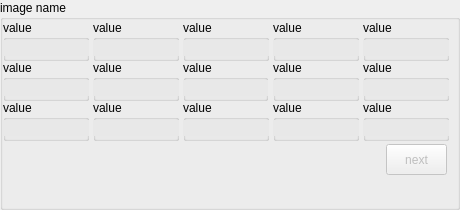
<?xml version="1.0" encoding="UTF-8"?>
<ui version="4.0">
 <class>QtImageRegionStats</class>
 <widget class="QGroupBox" name="QtImageRegionStats">
  <property name="geometry">
   <rect>
    <x>0</x>
    <y>0</y>
    <width>460</width>
    <height>210</height>
   </rect>
  </property>
  <property name="minimumSize">
   <size>
    <width>460</width>
    <height>0</height>
   </size>
  </property>
  <property name="windowTitle">
   <string>GroupBox</string>
  </property>
  <property name="title">
   <string>image name</string>
  </property>
  <widget class="QGroupBox" name="box11">
   <property name="geometry">
    <rect>
     <x>3</x>
     <y>20</y>
     <width>86</width>
     <height>41</height>
    </rect>
   </property>
   <property name="sizePolicy">
    <sizepolicy hsizetype="Preferred" vsizetype="Minimum">
     <horstretch>0</horstretch>
     <verstretch>0</verstretch>
    </sizepolicy>
   </property>
   <property name="title">
    <string>value</string>
   </property>
   <property name="flat">
    <bool>true</bool>
   </property>
   <widget class="QLineEdit" name="text11">
    <property name="geometry">
     <rect>
      <x>0</x>
      <y>20</y>
      <width>86</width>
      <height>16</height>
     </rect>
    </property>
    <property name="palette">
     <palette>
      <active>
       <colorrole role="Base">
        <brush brushstyle="SolidPattern">
         <color alpha="255">
          <red>232</red>
          <green>232</green>
          <blue>232</blue>
         </color>
        </brush>
       </colorrole>
      </active>
      <inactive>
       <colorrole role="Base">
        <brush brushstyle="SolidPattern">
         <color alpha="255">
          <red>232</red>
          <green>232</green>
          <blue>232</blue>
         </color>
        </brush>
       </colorrole>
      </inactive>
      <disabled>
       <colorrole role="Base">
        <brush brushstyle="SolidPattern">
         <color alpha="255">
          <red>212</red>
          <green>208</green>
          <blue>200</blue>
         </color>
        </brush>
       </colorrole>
      </disabled>
     </palette>
    </property>
    <property name="font">
     <font>
      <pointsize>10</pointsize>
     </font>
    </property>
    <property name="acceptDrops">
     <bool>false</bool>
    </property>
    <property name="maxLength">
     <number>50</number>
    </property>
    <property name="frame">
     <bool>false</bool>
    </property>
    <property name="readOnly">
     <bool>true</bool>
    </property>
   </widget>
  </widget>
  <widget class="QGroupBox" name="box12">
   <property name="geometry">
    <rect>
     <x>93</x>
     <y>20</y>
     <width>86</width>
     <height>41</height>
    </rect>
   </property>
   <property name="sizePolicy">
    <sizepolicy hsizetype="Preferred" vsizetype="Minimum">
     <horstretch>0</horstretch>
     <verstretch>0</verstretch>
    </sizepolicy>
   </property>
   <property name="title">
    <string>value</string>
   </property>
   <property name="flat">
    <bool>true</bool>
   </property>
   <widget class="QLineEdit" name="text12">
    <property name="geometry">
     <rect>
      <x>0</x>
      <y>20</y>
      <width>86</width>
      <height>16</height>
     </rect>
    </property>
    <property name="palette">
     <palette>
      <active>
       <colorrole role="Base">
        <brush brushstyle="SolidPattern">
         <color alpha="255">
          <red>232</red>
          <green>232</green>
          <blue>232</blue>
         </color>
        </brush>
       </colorrole>
      </active>
      <inactive>
       <colorrole role="Base">
        <brush brushstyle="SolidPattern">
         <color alpha="255">
          <red>232</red>
          <green>232</green>
          <blue>232</blue>
         </color>
        </brush>
       </colorrole>
      </inactive>
      <disabled>
       <colorrole role="Base">
        <brush brushstyle="SolidPattern">
         <color alpha="255">
          <red>212</red>
          <green>208</green>
          <blue>200</blue>
         </color>
        </brush>
       </colorrole>
      </disabled>
     </palette>
    </property>
    <property name="font">
     <font>
      <pointsize>10</pointsize>
     </font>
    </property>
    <property name="acceptDrops">
     <bool>false</bool>
    </property>
    <property name="maxLength">
     <number>50</number>
    </property>
    <property name="frame">
     <bool>false</bool>
    </property>
    <property name="readOnly">
     <bool>true</bool>
    </property>
   </widget>
  </widget>
  <widget class="QGroupBox" name="box13">
   <property name="geometry">
    <rect>
     <x>183</x>
     <y>20</y>
     <width>86</width>
     <height>41</height>
    </rect>
   </property>
   <property name="sizePolicy">
    <sizepolicy hsizetype="Preferred" vsizetype="Minimum">
     <horstretch>0</horstretch>
     <verstretch>0</verstretch>
    </sizepolicy>
   </property>
   <property name="title">
    <string>value</string>
   </property>
   <property name="flat">
    <bool>true</bool>
   </property>
   <widget class="QLineEdit" name="text13">
    <property name="geometry">
     <rect>
      <x>0</x>
      <y>20</y>
      <width>86</width>
      <height>16</height>
     </rect>
    </property>
    <property name="palette">
     <palette>
      <active>
       <colorrole role="Base">
        <brush brushstyle="SolidPattern">
         <color alpha="255">
          <red>232</red>
          <green>232</green>
          <blue>232</blue>
         </color>
        </brush>
       </colorrole>
      </active>
      <inactive>
       <colorrole role="Base">
        <brush brushstyle="SolidPattern">
         <color alpha="255">
          <red>232</red>
          <green>232</green>
          <blue>232</blue>
         </color>
        </brush>
       </colorrole>
      </inactive>
      <disabled>
       <colorrole role="Base">
        <brush brushstyle="SolidPattern">
         <color alpha="255">
          <red>212</red>
          <green>208</green>
          <blue>200</blue>
         </color>
        </brush>
       </colorrole>
      </disabled>
     </palette>
    </property>
    <property name="font">
     <font>
      <pointsize>10</pointsize>
     </font>
    </property>
    <property name="acceptDrops">
     <bool>false</bool>
    </property>
    <property name="maxLength">
     <number>50</number>
    </property>
    <property name="frame">
     <bool>false</bool>
    </property>
    <property name="readOnly">
     <bool>true</bool>
    </property>
   </widget>
  </widget>
  <widget class="QGroupBox" name="box14">
   <property name="geometry">
    <rect>
     <x>273</x>
     <y>20</y>
     <width>86</width>
     <height>41</height>
    </rect>
   </property>
   <property name="sizePolicy">
    <sizepolicy hsizetype="Preferred" vsizetype="Minimum">
     <horstretch>0</horstretch>
     <verstretch>0</verstretch>
    </sizepolicy>
   </property>
   <property name="title">
    <string>value</string>
   </property>
   <property name="flat">
    <bool>true</bool>
   </property>
   <widget class="QLineEdit" name="text14">
    <property name="geometry">
     <rect>
      <x>0</x>
      <y>20</y>
      <width>86</width>
      <height>16</height>
     </rect>
    </property>
    <property name="palette">
     <palette>
      <active>
       <colorrole role="Base">
        <brush brushstyle="SolidPattern">
         <color alpha="255">
          <red>232</red>
          <green>232</green>
          <blue>232</blue>
         </color>
        </brush>
       </colorrole>
      </active>
      <inactive>
       <colorrole role="Base">
        <brush brushstyle="SolidPattern">
         <color alpha="255">
          <red>232</red>
          <green>232</green>
          <blue>232</blue>
         </color>
        </brush>
       </colorrole>
      </inactive>
      <disabled>
       <colorrole role="Base">
        <brush brushstyle="SolidPattern">
         <color alpha="255">
          <red>212</red>
          <green>208</green>
          <blue>200</blue>
         </color>
        </brush>
       </colorrole>
      </disabled>
     </palette>
    </property>
    <property name="font">
     <font>
      <pointsize>10</pointsize>
     </font>
    </property>
    <property name="acceptDrops">
     <bool>false</bool>
    </property>
    <property name="maxLength">
     <number>50</number>
    </property>
    <property name="frame">
     <bool>false</bool>
    </property>
    <property name="readOnly">
     <bool>true</bool>
    </property>
   </widget>
  </widget>
  <widget class="QGroupBox" name="box15">
   <property name="geometry">
    <rect>
     <x>363</x>
     <y>20</y>
     <width>86</width>
     <height>41</height>
    </rect>
   </property>
   <property name="sizePolicy">
    <sizepolicy hsizetype="Preferred" vsizetype="Minimum">
     <horstretch>0</horstretch>
     <verstretch>0</verstretch>
    </sizepolicy>
   </property>
   <property name="title">
    <string>value</string>
   </property>
   <property name="flat">
    <bool>true</bool>
   </property>
   <widget class="QLineEdit" name="text15">
    <property name="geometry">
     <rect>
      <x>0</x>
      <y>20</y>
      <width>86</width>
      <height>16</height>
     </rect>
    </property>
    <property name="palette">
     <palette>
      <active>
       <colorrole role="Base">
        <brush brushstyle="SolidPattern">
         <color alpha="255">
          <red>232</red>
          <green>232</green>
          <blue>232</blue>
         </color>
        </brush>
       </colorrole>
      </active>
      <inactive>
       <colorrole role="Base">
        <brush brushstyle="SolidPattern">
         <color alpha="255">
          <red>232</red>
          <green>232</green>
          <blue>232</blue>
         </color>
        </brush>
       </colorrole>
      </inactive>
      <disabled>
       <colorrole role="Base">
        <brush brushstyle="SolidPattern">
         <color alpha="255">
          <red>212</red>
          <green>208</green>
          <blue>200</blue>
         </color>
        </brush>
       </colorrole>
      </disabled>
     </palette>
    </property>
    <property name="font">
     <font>
      <pointsize>10</pointsize>
     </font>
    </property>
    <property name="acceptDrops">
     <bool>false</bool>
    </property>
    <property name="maxLength">
     <number>50</number>
    </property>
    <property name="frame">
     <bool>false</bool>
    </property>
    <property name="readOnly">
     <bool>true</bool>
    </property>
   </widget>
  </widget>
  <widget class="QGroupBox" name="box21">
   <property name="geometry">
    <rect>
     <x>3</x>
     <y>60</y>
     <width>86</width>
     <height>41</height>
    </rect>
   </property>
   <property name="sizePolicy">
    <sizepolicy hsizetype="Preferred" vsizetype="Minimum">
     <horstretch>0</horstretch>
     <verstretch>0</verstretch>
    </sizepolicy>
   </property>
   <property name="title">
    <string>value</string>
   </property>
   <property name="flat">
    <bool>true</bool>
   </property>
   <widget class="QLineEdit" name="text21">
    <property name="geometry">
     <rect>
      <x>0</x>
      <y>20</y>
      <width>86</width>
      <height>16</height>
     </rect>
    </property>
    <property name="palette">
     <palette>
      <active>
       <colorrole role="Base">
        <brush brushstyle="SolidPattern">
         <color alpha="255">
          <red>232</red>
          <green>232</green>
          <blue>232</blue>
         </color>
        </brush>
       </colorrole>
      </active>
      <inactive>
       <colorrole role="Base">
        <brush brushstyle="SolidPattern">
         <color alpha="255">
          <red>232</red>
          <green>232</green>
          <blue>232</blue>
         </color>
        </brush>
       </colorrole>
      </inactive>
      <disabled>
       <colorrole role="Base">
        <brush brushstyle="SolidPattern">
         <color alpha="255">
          <red>212</red>
          <green>208</green>
          <blue>200</blue>
         </color>
        </brush>
       </colorrole>
      </disabled>
     </palette>
    </property>
    <property name="font">
     <font>
      <pointsize>10</pointsize>
     </font>
    </property>
    <property name="acceptDrops">
     <bool>false</bool>
    </property>
    <property name="maxLength">
     <number>50</number>
    </property>
    <property name="frame">
     <bool>false</bool>
    </property>
    <property name="readOnly">
     <bool>true</bool>
    </property>
   </widget>
  </widget>
  <widget class="QGroupBox" name="box22">
   <property name="geometry">
    <rect>
     <x>93</x>
     <y>60</y>
     <width>86</width>
     <height>41</height>
    </rect>
   </property>
   <property name="sizePolicy">
    <sizepolicy hsizetype="Preferred" vsizetype="Minimum">
     <horstretch>0</horstretch>
     <verstretch>0</verstretch>
    </sizepolicy>
   </property>
   <property name="title">
    <string>value</string>
   </property>
   <property name="flat">
    <bool>true</bool>
   </property>
   <widget class="QLineEdit" name="text22">
    <property name="geometry">
     <rect>
      <x>0</x>
      <y>20</y>
      <width>86</width>
      <height>16</height>
     </rect>
    </property>
    <property name="palette">
     <palette>
      <active>
       <colorrole role="Base">
        <brush brushstyle="SolidPattern">
         <color alpha="255">
          <red>232</red>
          <green>232</green>
          <blue>232</blue>
         </color>
        </brush>
       </colorrole>
      </active>
      <inactive>
       <colorrole role="Base">
        <brush brushstyle="SolidPattern">
         <color alpha="255">
          <red>232</red>
          <green>232</green>
          <blue>232</blue>
         </color>
        </brush>
       </colorrole>
      </inactive>
      <disabled>
       <colorrole role="Base">
        <brush brushstyle="SolidPattern">
         <color alpha="255">
          <red>212</red>
          <green>208</green>
          <blue>200</blue>
         </color>
        </brush>
       </colorrole>
      </disabled>
     </palette>
    </property>
    <property name="font">
     <font>
      <pointsize>10</pointsize>
     </font>
    </property>
    <property name="acceptDrops">
     <bool>false</bool>
    </property>
    <property name="maxLength">
     <number>50</number>
    </property>
    <property name="frame">
     <bool>false</bool>
    </property>
    <property name="readOnly">
     <bool>true</bool>
    </property>
   </widget>
  </widget>
  <widget class="QGroupBox" name="box23">
   <property name="geometry">
    <rect>
     <x>183</x>
     <y>60</y>
     <width>85</width>
     <height>41</height>
    </rect>
   </property>
   <property name="sizePolicy">
    <sizepolicy hsizetype="Preferred" vsizetype="Minimum">
     <horstretch>0</horstretch>
     <verstretch>0</verstretch>
    </sizepolicy>
   </property>
   <property name="title">
    <string>value</string>
   </property>
   <property name="flat">
    <bool>true</bool>
   </property>
   <widget class="QLineEdit" name="text23">
    <property name="geometry">
     <rect>
      <x>0</x>
      <y>20</y>
      <width>86</width>
      <height>16</height>
     </rect>
    </property>
    <property name="palette">
     <palette>
      <active>
       <colorrole role="Base">
        <brush brushstyle="SolidPattern">
         <color alpha="255">
          <red>232</red>
          <green>232</green>
          <blue>232</blue>
         </color>
        </brush>
       </colorrole>
      </active>
      <inactive>
       <colorrole role="Base">
        <brush brushstyle="SolidPattern">
         <color alpha="255">
          <red>232</red>
          <green>232</green>
          <blue>232</blue>
         </color>
        </brush>
       </colorrole>
      </inactive>
      <disabled>
       <colorrole role="Base">
        <brush brushstyle="SolidPattern">
         <color alpha="255">
          <red>212</red>
          <green>208</green>
          <blue>200</blue>
         </color>
        </brush>
       </colorrole>
      </disabled>
     </palette>
    </property>
    <property name="font">
     <font>
      <pointsize>10</pointsize>
     </font>
    </property>
    <property name="acceptDrops">
     <bool>false</bool>
    </property>
    <property name="maxLength">
     <number>50</number>
    </property>
    <property name="frame">
     <bool>false</bool>
    </property>
    <property name="readOnly">
     <bool>true</bool>
    </property>
   </widget>
  </widget>
  <widget class="QGroupBox" name="box24">
   <property name="geometry">
    <rect>
     <x>273</x>
     <y>60</y>
     <width>86</width>
     <height>41</height>
    </rect>
   </property>
   <property name="sizePolicy">
    <sizepolicy hsizetype="Preferred" vsizetype="Minimum">
     <horstretch>0</horstretch>
     <verstretch>0</verstretch>
    </sizepolicy>
   </property>
   <property name="title">
    <string>value</string>
   </property>
   <property name="flat">
    <bool>true</bool>
   </property>
   <widget class="QLineEdit" name="text24">
    <property name="geometry">
     <rect>
      <x>0</x>
      <y>20</y>
      <width>86</width>
      <height>16</height>
     </rect>
    </property>
    <property name="palette">
     <palette>
      <active>
       <colorrole role="Base">
        <brush brushstyle="SolidPattern">
         <color alpha="255">
          <red>232</red>
          <green>232</green>
          <blue>232</blue>
         </color>
        </brush>
       </colorrole>
      </active>
      <inactive>
       <colorrole role="Base">
        <brush brushstyle="SolidPattern">
         <color alpha="255">
          <red>232</red>
          <green>232</green>
          <blue>232</blue>
         </color>
        </brush>
       </colorrole>
      </inactive>
      <disabled>
       <colorrole role="Base">
        <brush brushstyle="SolidPattern">
         <color alpha="255">
          <red>212</red>
          <green>208</green>
          <blue>200</blue>
         </color>
        </brush>
       </colorrole>
      </disabled>
     </palette>
    </property>
    <property name="font">
     <font>
      <pointsize>10</pointsize>
     </font>
    </property>
    <property name="acceptDrops">
     <bool>false</bool>
    </property>
    <property name="maxLength">
     <number>50</number>
    </property>
    <property name="frame">
     <bool>false</bool>
    </property>
    <property name="readOnly">
     <bool>true</bool>
    </property>
   </widget>
  </widget>
  <widget class="QGroupBox" name="box25">
   <property name="geometry">
    <rect>
     <x>363</x>
     <y>60</y>
     <width>86</width>
     <height>41</height>
    </rect>
   </property>
   <property name="sizePolicy">
    <sizepolicy hsizetype="Preferred" vsizetype="Minimum">
     <horstretch>0</horstretch>
     <verstretch>0</verstretch>
    </sizepolicy>
   </property>
   <property name="title">
    <string>value</string>
   </property>
   <property name="flat">
    <bool>true</bool>
   </property>
   <widget class="QLineEdit" name="text25">
    <property name="geometry">
     <rect>
      <x>0</x>
      <y>20</y>
      <width>86</width>
      <height>16</height>
     </rect>
    </property>
    <property name="palette">
     <palette>
      <active>
       <colorrole role="Base">
        <brush brushstyle="SolidPattern">
         <color alpha="255">
          <red>232</red>
          <green>232</green>
          <blue>232</blue>
         </color>
        </brush>
       </colorrole>
      </active>
      <inactive>
       <colorrole role="Base">
        <brush brushstyle="SolidPattern">
         <color alpha="255">
          <red>232</red>
          <green>232</green>
          <blue>232</blue>
         </color>
        </brush>
       </colorrole>
      </inactive>
      <disabled>
       <colorrole role="Base">
        <brush brushstyle="SolidPattern">
         <color alpha="255">
          <red>212</red>
          <green>208</green>
          <blue>200</blue>
         </color>
        </brush>
       </colorrole>
      </disabled>
     </palette>
    </property>
    <property name="font">
     <font>
      <pointsize>10</pointsize>
     </font>
    </property>
    <property name="acceptDrops">
     <bool>false</bool>
    </property>
    <property name="maxLength">
     <number>50</number>
    </property>
    <property name="frame">
     <bool>false</bool>
    </property>
    <property name="readOnly">
     <bool>true</bool>
    </property>
   </widget>
  </widget>
  <widget class="QGroupBox" name="box31">
   <property name="geometry">
    <rect>
     <x>3</x>
     <y>100</y>
     <width>86</width>
     <height>41</height>
    </rect>
   </property>
   <property name="sizePolicy">
    <sizepolicy hsizetype="Preferred" vsizetype="Minimum">
     <horstretch>0</horstretch>
     <verstretch>0</verstretch>
    </sizepolicy>
   </property>
   <property name="title">
    <string>value</string>
   </property>
   <property name="flat">
    <bool>true</bool>
   </property>
   <widget class="QLineEdit" name="text31">
    <property name="geometry">
     <rect>
      <x>0</x>
      <y>20</y>
      <width>86</width>
      <height>16</height>
     </rect>
    </property>
    <property name="palette">
     <palette>
      <active>
       <colorrole role="Base">
        <brush brushstyle="SolidPattern">
         <color alpha="255">
          <red>232</red>
          <green>232</green>
          <blue>232</blue>
         </color>
        </brush>
       </colorrole>
      </active>
      <inactive>
       <colorrole role="Base">
        <brush brushstyle="SolidPattern">
         <color alpha="255">
          <red>232</red>
          <green>232</green>
          <blue>232</blue>
         </color>
        </brush>
       </colorrole>
      </inactive>
      <disabled>
       <colorrole role="Base">
        <brush brushstyle="SolidPattern">
         <color alpha="255">
          <red>212</red>
          <green>208</green>
          <blue>200</blue>
         </color>
        </brush>
       </colorrole>
      </disabled>
     </palette>
    </property>
    <property name="font">
     <font>
      <pointsize>10</pointsize>
     </font>
    </property>
    <property name="acceptDrops">
     <bool>false</bool>
    </property>
    <property name="maxLength">
     <number>50</number>
    </property>
    <property name="frame">
     <bool>false</bool>
    </property>
    <property name="readOnly">
     <bool>true</bool>
    </property>
   </widget>
  </widget>
  <widget class="QGroupBox" name="box32">
   <property name="geometry">
    <rect>
     <x>93</x>
     <y>100</y>
     <width>86</width>
     <height>41</height>
    </rect>
   </property>
   <property name="sizePolicy">
    <sizepolicy hsizetype="Preferred" vsizetype="Minimum">
     <horstretch>0</horstretch>
     <verstretch>0</verstretch>
    </sizepolicy>
   </property>
   <property name="title">
    <string>value</string>
   </property>
   <property name="flat">
    <bool>true</bool>
   </property>
   <widget class="QLineEdit" name="text32">
    <property name="geometry">
     <rect>
      <x>0</x>
      <y>20</y>
      <width>86</width>
      <height>16</height>
     </rect>
    </property>
    <property name="palette">
     <palette>
      <active>
       <colorrole role="Base">
        <brush brushstyle="SolidPattern">
         <color alpha="255">
          <red>232</red>
          <green>232</green>
          <blue>232</blue>
         </color>
        </brush>
       </colorrole>
      </active>
      <inactive>
       <colorrole role="Base">
        <brush brushstyle="SolidPattern">
         <color alpha="255">
          <red>232</red>
          <green>232</green>
          <blue>232</blue>
         </color>
        </brush>
       </colorrole>
      </inactive>
      <disabled>
       <colorrole role="Base">
        <brush brushstyle="SolidPattern">
         <color alpha="255">
          <red>212</red>
          <green>208</green>
          <blue>200</blue>
         </color>
        </brush>
       </colorrole>
      </disabled>
     </palette>
    </property>
    <property name="font">
     <font>
      <pointsize>10</pointsize>
     </font>
    </property>
    <property name="acceptDrops">
     <bool>false</bool>
    </property>
    <property name="maxLength">
     <number>50</number>
    </property>
    <property name="frame">
     <bool>false</bool>
    </property>
    <property name="readOnly">
     <bool>true</bool>
    </property>
   </widget>
  </widget>
  <widget class="QGroupBox" name="box33">
   <property name="geometry">
    <rect>
     <x>183</x>
     <y>100</y>
     <width>86</width>
     <height>41</height>
    </rect>
   </property>
   <property name="sizePolicy">
    <sizepolicy hsizetype="Preferred" vsizetype="Minimum">
     <horstretch>0</horstretch>
     <verstretch>0</verstretch>
    </sizepolicy>
   </property>
   <property name="title">
    <string>value</string>
   </property>
   <property name="flat">
    <bool>true</bool>
   </property>
   <widget class="QLineEdit" name="text33">
    <property name="geometry">
     <rect>
      <x>0</x>
      <y>20</y>
      <width>86</width>
      <height>16</height>
     </rect>
    </property>
    <property name="palette">
     <palette>
      <active>
       <colorrole role="Base">
        <brush brushstyle="SolidPattern">
         <color alpha="255">
          <red>232</red>
          <green>232</green>
          <blue>232</blue>
         </color>
        </brush>
       </colorrole>
      </active>
      <inactive>
       <colorrole role="Base">
        <brush brushstyle="SolidPattern">
         <color alpha="255">
          <red>232</red>
          <green>232</green>
          <blue>232</blue>
         </color>
        </brush>
       </colorrole>
      </inactive>
      <disabled>
       <colorrole role="Base">
        <brush brushstyle="SolidPattern">
         <color alpha="255">
          <red>212</red>
          <green>208</green>
          <blue>200</blue>
         </color>
        </brush>
       </colorrole>
      </disabled>
     </palette>
    </property>
    <property name="font">
     <font>
      <pointsize>10</pointsize>
     </font>
    </property>
    <property name="acceptDrops">
     <bool>false</bool>
    </property>
    <property name="maxLength">
     <number>50</number>
    </property>
    <property name="frame">
     <bool>false</bool>
    </property>
    <property name="readOnly">
     <bool>true</bool>
    </property>
   </widget>
  </widget>
  <widget class="QGroupBox" name="box34">
   <property name="geometry">
    <rect>
     <x>273</x>
     <y>100</y>
     <width>86</width>
     <height>41</height>
    </rect>
   </property>
   <property name="sizePolicy">
    <sizepolicy hsizetype="Preferred" vsizetype="Minimum">
     <horstretch>0</horstretch>
     <verstretch>0</verstretch>
    </sizepolicy>
   </property>
   <property name="title">
    <string>value</string>
   </property>
   <property name="flat">
    <bool>true</bool>
   </property>
   <widget class="QLineEdit" name="text34">
    <property name="geometry">
     <rect>
      <x>0</x>
      <y>20</y>
      <width>86</width>
      <height>16</height>
     </rect>
    </property>
    <property name="palette">
     <palette>
      <active>
       <colorrole role="Base">
        <brush brushstyle="SolidPattern">
         <color alpha="255">
          <red>232</red>
          <green>232</green>
          <blue>232</blue>
         </color>
        </brush>
       </colorrole>
      </active>
      <inactive>
       <colorrole role="Base">
        <brush brushstyle="SolidPattern">
         <color alpha="255">
          <red>232</red>
          <green>232</green>
          <blue>232</blue>
         </color>
        </brush>
       </colorrole>
      </inactive>
      <disabled>
       <colorrole role="Base">
        <brush brushstyle="SolidPattern">
         <color alpha="255">
          <red>212</red>
          <green>208</green>
          <blue>200</blue>
         </color>
        </brush>
       </colorrole>
      </disabled>
     </palette>
    </property>
    <property name="font">
     <font>
      <pointsize>10</pointsize>
     </font>
    </property>
    <property name="acceptDrops">
     <bool>false</bool>
    </property>
    <property name="maxLength">
     <number>50</number>
    </property>
    <property name="frame">
     <bool>false</bool>
    </property>
    <property name="readOnly">
     <bool>true</bool>
    </property>
   </widget>
  </widget>
  <widget class="QGroupBox" name="box35">
   <property name="geometry">
    <rect>
     <x>363</x>
     <y>100</y>
     <width>86</width>
     <height>41</height>
    </rect>
   </property>
   <property name="sizePolicy">
    <sizepolicy hsizetype="Preferred" vsizetype="Minimum">
     <horstretch>0</horstretch>
     <verstretch>0</verstretch>
    </sizepolicy>
   </property>
   <property name="title">
    <string>value</string>
   </property>
   <property name="flat">
    <bool>true</bool>
   </property>
   <widget class="QLineEdit" name="text35">
    <property name="geometry">
     <rect>
      <x>0</x>
      <y>20</y>
      <width>86</width>
      <height>16</height>
     </rect>
    </property>
    <property name="palette">
     <palette>
      <active>
       <colorrole role="Base">
        <brush brushstyle="SolidPattern">
         <color alpha="255">
          <red>232</red>
          <green>232</green>
          <blue>232</blue>
         </color>
        </brush>
       </colorrole>
      </active>
      <inactive>
       <colorrole role="Base">
        <brush brushstyle="SolidPattern">
         <color alpha="255">
          <red>232</red>
          <green>232</green>
          <blue>232</blue>
         </color>
        </brush>
       </colorrole>
      </inactive>
      <disabled>
       <colorrole role="Base">
        <brush brushstyle="SolidPattern">
         <color alpha="255">
          <red>212</red>
          <green>208</green>
          <blue>200</blue>
         </color>
        </brush>
       </colorrole>
      </disabled>
     </palette>
    </property>
    <property name="font">
     <font>
      <pointsize>10</pointsize>
     </font>
    </property>
    <property name="acceptDrops">
     <bool>false</bool>
    </property>
    <property name="maxLength">
     <number>50</number>
    </property>
    <property name="frame">
     <bool>false</bool>
    </property>
    <property name="readOnly">
     <bool>true</bool>
    </property>
   </widget>
  </widget>
  <widget class="QPushButton" name="next_button">
   <property name="enabled">
    <bool>false</bool>
   </property>
   <property name="geometry">
    <rect>
     <x>386</x>
     <y>144</y>
     <width>61</width>
     <height>31</height>
    </rect>
   </property>
   <property name="text">
    <string>next</string>
   </property>
   <property name="flat">
    <bool>false</bool>
   </property>
  </widget>
 </widget>
 <resources/>
 <connections/>
</ui>
